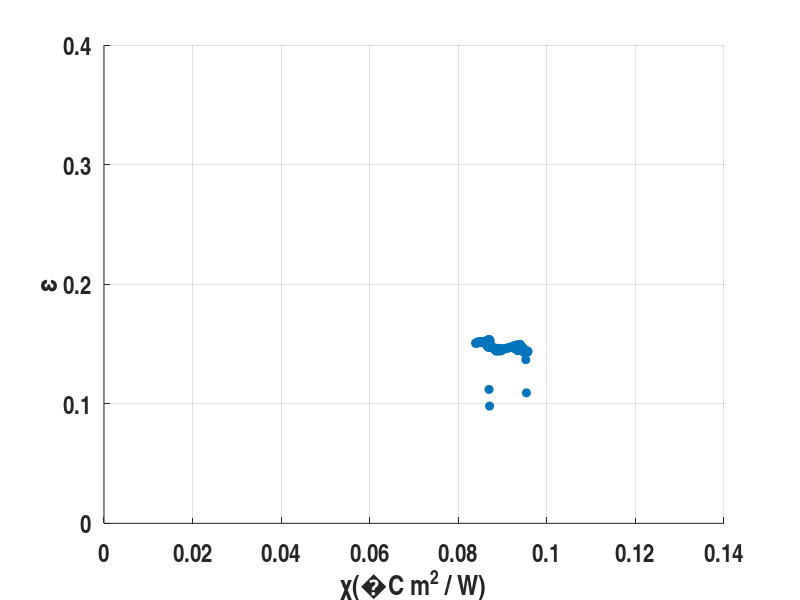

Reproduce this figure in MATLAB. (Note: this script raises an error after producing the figure.)
clear all;

Blueish = [0 0.45 0.74];
Yellowish = [0.75 0.75 0];
Redish = [0.85 0.33 0.1];

figure('Color',[1 1 1]);
hold on;

% title({'\chi vs \epsilon','Measured Total Array'},...
%     'FontSize',18,...
%     'FontName','Arial Narrow');

xlabel(strcat('\chi',sprintf('(%cC m^2 / W)',char(176))),...
    'FontName','Arial Narrow',...
     'FontSize',22,...
    'FontWeight','bold');
set(gca,'XGrid','on',...
    'FontName','arial narrow',...
    'FontSize',18,...
    'FontWeight','bold');

ylabel('\epsilon',...
    'FontName','Arial Narrow',...
    'FontSize',22,...
    'FontWeight','bold');
set(gca,'YGrid','on',...
    'FontName','arial narrow',...
    'FontSize',18,...
    'FontWeight','bold');

axis([0 0.14 0 0.4]);

load('ICSolar.ICS_Skeleton_23_Mar_2015.mat','chi_arrayTotal',...
    'measured_Ex_epsilon','Start','End','day','measured_T_HTFin',...
    'measured_T_cavAvg','GN_arrayTotal');


%Plot 20-Feb
% load('ICSolar.ICS_Skeleton_20_Feb_2015.mat','chi_arrayTotal',...
%     'measured_Ex_epsilon','Start','End','day','measured_T_HTFin',...
%     'measured_T_cavAvg','GN_arrayTotal');

Color = Blueish;

%trimmed obseverd chi and epsilon
t_o_chi = chi_arrayTotal(:,Start:End);
t_o_epsilon_arrayTotal = measured_Ex_epsilon(:,Start:End);
t_o_Tin =  measured_T_HTFin(:,Start:End);
t_o_Tcav = measured_T_cavAvg(:,Start:End);
delta_T = t_o_Tin - t_o_Tcav;


%add the zero point

scatter(t_o_chi',t_o_epsilon_arrayTotal',...
    'MarkerFaceColor',Color,...
    'MarkerEdgeColor',Color,...
    'DisplayName',strcat(...z
    day,' \chi vs \epsilon'));

% x=0:.01:.2;
% y=f(x);

% plot(x,y,'LineStyle',':',...
%     'DisplayName',strcat(day, ' Linear Bestfit'),...
%     'Color',Color,...
%     'LineWidth',3);


%Plot 19-Mar
load('ICSolar.ICS_Skeleton_19_Mar_2015.mat','chi_arrayTotal',...
    'measured_Ex_epsilon','Start','End','day');

Color = Yellowish;

%Get rid of the tail end of the dat
End = 402;


%trimmed obseverd chi and epsilon
t_o_chi = chi_arrayTotal(:,Start:End);
t_o_epsilon_arrayTotal = measured_Ex_epsilon(:,Start:End);

% trim the bad data point
t_o_chi(19) = [];
t_o_epsilon_arrayTotal(19) = [];

% t_o_chi = [t_o_chi 0];
% t_o_epsilon_arrayTotal = [t_o_epsilon_arrayTotal 0.138];

%need to transpose in order to scatter plot
chi_trans = transpose(t_o_chi);
Ex_epsilon_trans = transpose(t_o_epsilon_arrayTotal);

f=fit(chi_trans,Ex_epsilon_trans,'poly2');

scatter(chi_trans,Ex_epsilon_trans,...
    'MarkerFaceColor',Color,...
    'MarkerEdgeColor',Color,...
    'DisplayName',strcat(...
    day,' \chi vs \epsilon'));

x=0:.01:.2;
y=f(x);

% plot(x,y,'LineStyle',':',...
%     'DisplayName',strcat(day, ' Linear Bestfit'),...
%     'Color',Color,...
%     'LineWidth',3);

%Plot 23-Mar
load('ICSolar.ICS_Skeleton_23_Mar_2015.mat','chi_arrayTotal',...
    'measured_Ex_epsilon','Start','End','day');

Color = Redish;

%trimmed obseverd chi and epsilon
t_o_chi = chi_arrayTotal(:,Start:End);
t_o_epsilon_arrayTotal = measured_Ex_epsilon(:,Start:End);

% t_o_chi = [t_o_chi 0];
% t_o_epsilon_arrayTotal = [t_o_epsilon_arrayTotal 0.138];


%need to transpose in order to scatter plot
chi_trans = transpose(t_o_chi);
Ex_epsilon_trans = transpose(t_o_epsilon_arrayTotal);

f=fit(chi_trans,Ex_epsilon_trans,'poly2');

scatter(chi_trans,Ex_epsilon_trans,...
    'MarkerFaceColor',Color,...
    'MarkerEdgeColor',Color,...
    'DisplayName',strcat(...
    day,' \chi vs \epsilon'));

% x=0:.01:.2;
% y=f(x);
% 
% plot(x,y,'LineStyle',':',...
%     'DisplayName',strcat(day, ' Linear Bestfit'),...
%     'Color',Color,...
%     'LineWidth',3);

% PREDICTION
Color = [.5 .5 .5];
% 1.5 ml/s
predict_chi = [0, 0.018, 0.036, 0.054, 0.089, 0.143];
predict_eps = [0.136, 0.143, 0.148, 0.150, 0.148, 0.132];

f=fit(predict_chi',predict_eps','poly2');
x=0:.01:.2;
y=f(x);

plot(x,y,'LineStyle',':',...
    'DisplayName','Predicted Fit',...
    'Color',Color,...
    'LineWidth',3);

%3 ml/s
predict_chi = [0, 0.086, 0.17];
predict_eps = [0.1324, 0.1485, 0.123];


f=fit(predict_chi',predict_eps','poly2');
x=0:.01:.2;
y=f(x);

plot(x,y,'LineStyle','--',...
    'DisplayName','3 ml/s Fit',...
    'Color',Color,...
    'LineWidth',3);

legend('show');
set(legend,'FontName','Arial Narrow');

filename = 'Chi vs Epsilon - Whole Array for 3 datasets';
savefig(filename);
print(filename,'-dpng');
